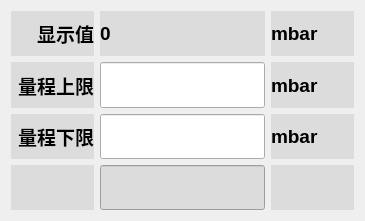
<?xml version="1.0" encoding="UTF-8"?>
<ui version="4.0">
 <class>PressSet</class>
 <widget class="QWidget" name="PressSet">
  <property name="geometry">
   <rect>
    <x>0</x>
    <y>0</y>
    <width>365</width>
    <height>221</height>
   </rect>
  </property>
  <property name="windowTitle">
   <string>Form</string>
  </property>
  <layout class="QHBoxLayout" name="horizontalLayout">
   <item>
    <layout class="QGridLayout" name="gridLayout_47" rowstretch="1,1,1,1" columnstretch="1,2,1">
     <item row="0" column="2">
      <widget class="QLabel" name="lab_press_1">
       <property name="sizePolicy">
        <sizepolicy hsizetype="Preferred" vsizetype="Preferred">
         <horstretch>1</horstretch>
         <verstretch>0</verstretch>
        </sizepolicy>
       </property>
       <property name="font">
        <font>
         <family>Arial</family>
         <pointsize>14</pointsize>
         <weight>75</weight>
         <bold>true</bold>
        </font>
       </property>
       <property name="styleSheet">
        <string notr="true">background-color: rgb(220, 220, 220);</string>
       </property>
       <property name="text">
        <string>mbar</string>
       </property>
      </widget>
     </item>
     <item row="1" column="2">
      <widget class="QLabel" name="lab_press_2">
       <property name="sizePolicy">
        <sizepolicy hsizetype="Preferred" vsizetype="Preferred">
         <horstretch>1</horstretch>
         <verstretch>0</verstretch>
        </sizepolicy>
       </property>
       <property name="font">
        <font>
         <family>Arial</family>
         <pointsize>14</pointsize>
         <weight>75</weight>
         <bold>true</bold>
        </font>
       </property>
       <property name="styleSheet">
        <string notr="true">background-color: rgb(220, 220, 220);</string>
       </property>
       <property name="text">
        <string>mbar</string>
       </property>
      </widget>
     </item>
     <item row="2" column="2">
      <widget class="QLabel" name="lab_press_3">
       <property name="sizePolicy">
        <sizepolicy hsizetype="Preferred" vsizetype="Preferred">
         <horstretch>1</horstretch>
         <verstretch>0</verstretch>
        </sizepolicy>
       </property>
       <property name="font">
        <font>
         <family>Arial</family>
         <pointsize>14</pointsize>
         <weight>75</weight>
         <bold>true</bold>
        </font>
       </property>
       <property name="styleSheet">
        <string notr="true">background-color: rgb(220, 220, 220);</string>
       </property>
       <property name="text">
        <string>mbar</string>
       </property>
      </widget>
     </item>
     <item row="1" column="1">
      <widget class="QLineEdit" name="lineEdit_press_1">
       <property name="sizePolicy">
        <sizepolicy hsizetype="Preferred" vsizetype="Preferred">
         <horstretch>1</horstretch>
         <verstretch>0</verstretch>
        </sizepolicy>
       </property>
       <property name="font">
        <font>
         <family>Arial</family>
         <pointsize>14</pointsize>
         <weight>75</weight>
         <bold>true</bold>
        </font>
       </property>
      </widget>
     </item>
     <item row="2" column="0">
      <widget class="QLabel" name="lab_press1_3">
       <property name="sizePolicy">
        <sizepolicy hsizetype="Preferred" vsizetype="Preferred">
         <horstretch>1</horstretch>
         <verstretch>0</verstretch>
        </sizepolicy>
       </property>
       <property name="font">
        <font>
         <family>Arial</family>
         <pointsize>14</pointsize>
         <weight>75</weight>
         <bold>true</bold>
        </font>
       </property>
       <property name="styleSheet">
        <string notr="true">background-color: rgb(220, 220, 220);</string>
       </property>
       <property name="text">
        <string>量程下限</string>
       </property>
       <property name="alignment">
        <set>Qt::AlignRight|Qt::AlignTrailing|Qt::AlignVCenter</set>
       </property>
      </widget>
     </item>
     <item row="0" column="0">
      <widget class="QLabel" name="lab_press1_1">
       <property name="sizePolicy">
        <sizepolicy hsizetype="Preferred" vsizetype="Preferred">
         <horstretch>3</horstretch>
         <verstretch>0</verstretch>
        </sizepolicy>
       </property>
       <property name="font">
        <font>
         <family>Arial</family>
         <pointsize>14</pointsize>
         <weight>75</weight>
         <bold>true</bold>
        </font>
       </property>
       <property name="styleSheet">
        <string notr="true">background-color: rgb(220, 220, 220);</string>
       </property>
       <property name="text">
        <string>显示值</string>
       </property>
       <property name="alignment">
        <set>Qt::AlignRight|Qt::AlignTrailing|Qt::AlignVCenter</set>
       </property>
      </widget>
     </item>
     <item row="1" column="0">
      <widget class="QLabel" name="lab_press1_2">
       <property name="sizePolicy">
        <sizepolicy hsizetype="Preferred" vsizetype="Preferred">
         <horstretch>1</horstretch>
         <verstretch>0</verstretch>
        </sizepolicy>
       </property>
       <property name="font">
        <font>
         <family>Arial</family>
         <pointsize>14</pointsize>
         <weight>75</weight>
         <bold>true</bold>
        </font>
       </property>
       <property name="styleSheet">
        <string notr="true">background-color: rgb(220, 220, 220);</string>
       </property>
       <property name="text">
        <string>量程上限</string>
       </property>
       <property name="alignment">
        <set>Qt::AlignRight|Qt::AlignTrailing|Qt::AlignVCenter</set>
       </property>
      </widget>
     </item>
     <item row="2" column="1">
      <widget class="QLineEdit" name="lineEdit_press_2">
       <property name="sizePolicy">
        <sizepolicy hsizetype="Preferred" vsizetype="Preferred">
         <horstretch>1</horstretch>
         <verstretch>0</verstretch>
        </sizepolicy>
       </property>
       <property name="font">
        <font>
         <family>Arial</family>
         <pointsize>14</pointsize>
         <weight>75</weight>
         <bold>true</bold>
        </font>
       </property>
      </widget>
     </item>
     <item row="0" column="1">
      <widget class="QLabel" name="lab_press_show">
       <property name="sizePolicy">
        <sizepolicy hsizetype="Preferred" vsizetype="Preferred">
         <horstretch>3</horstretch>
         <verstretch>0</verstretch>
        </sizepolicy>
       </property>
       <property name="font">
        <font>
         <family>Arial</family>
         <pointsize>14</pointsize>
         <weight>75</weight>
         <bold>true</bold>
        </font>
       </property>
       <property name="styleSheet">
        <string notr="true">background-color: rgb(220, 220, 220);</string>
       </property>
       <property name="text">
        <string>0</string>
       </property>
      </widget>
     </item>
     <item row="3" column="0">
      <widget class="QLabel" name="lab_press1_4">
       <property name="sizePolicy">
        <sizepolicy hsizetype="Preferred" vsizetype="Preferred">
         <horstretch>1</horstretch>
         <verstretch>0</verstretch>
        </sizepolicy>
       </property>
       <property name="font">
        <font>
         <family>Arial</family>
         <pointsize>14</pointsize>
         <weight>75</weight>
         <bold>true</bold>
        </font>
       </property>
       <property name="styleSheet">
        <string notr="true">background-color: rgb(220, 220, 220);</string>
       </property>
       <property name="text">
        <string/>
       </property>
       <property name="alignment">
        <set>Qt::AlignRight|Qt::AlignTrailing|Qt::AlignVCenter</set>
       </property>
      </widget>
     </item>
     <item row="3" column="1">
      <widget class="QLineEdit" name="lineEdit_press_3">
       <property name="sizePolicy">
        <sizepolicy hsizetype="Preferred" vsizetype="Preferred">
         <horstretch>1</horstretch>
         <verstretch>0</verstretch>
        </sizepolicy>
       </property>
       <property name="font">
        <font>
         <family>Arial</family>
         <pointsize>14</pointsize>
         <weight>75</weight>
         <bold>true</bold>
        </font>
       </property>
       <property name="styleSheet">
        <string notr="true">background-color: rgb(220, 220, 220);</string>
       </property>
      </widget>
     </item>
     <item row="3" column="2">
      <widget class="QLabel" name="lab_press_4">
       <property name="sizePolicy">
        <sizepolicy hsizetype="Preferred" vsizetype="Preferred">
         <horstretch>1</horstretch>
         <verstretch>0</verstretch>
        </sizepolicy>
       </property>
       <property name="font">
        <font>
         <family>Arial</family>
         <pointsize>14</pointsize>
         <weight>75</weight>
         <bold>true</bold>
        </font>
       </property>
       <property name="styleSheet">
        <string notr="true">background-color: rgb(220, 220, 220);</string>
       </property>
       <property name="text">
        <string/>
       </property>
      </widget>
     </item>
    </layout>
   </item>
  </layout>
 </widget>
 <resources/>
 <connections/>
</ui>
